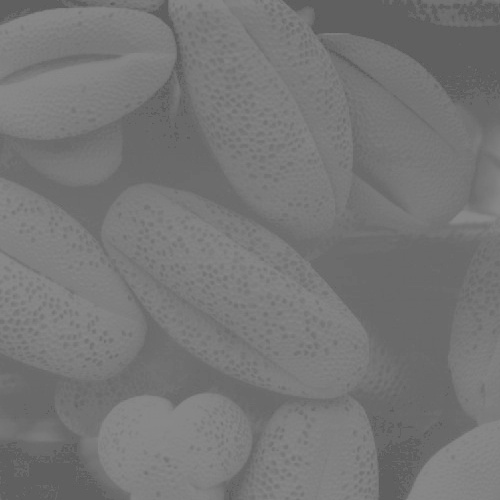
#> input picture gc4.jpg, 500 x 500 px
$ python sigmoid.py
#> lines starting #> are read from the running program, lines starting #| are printed output that depends on the picture
#> further down, image is the input picture: shape (500, 500); min 84, max 138, mean 117.8
import cv2
import numpy as np
import matplotlib.pyplot as plt

######################## 1.SORU ##############################
# Sigmoid fonksiyonu
def sigmoid(x):
    return 1 / (1 + np.exp(-x))

# Standart S-Curve metodu
def standard_s_curve(image):
    # Görüntüyü 0 ile 1 arasında normalize et
    normalized_image = image.astype(float) / 255.0
    # Sigmoid fonksiyonunu uygula
    transformed_image = sigmoid((normalized_image - 0.5) * 10)
#> in sigmoid, `return 1 / (1 + np.exp(-x))`:
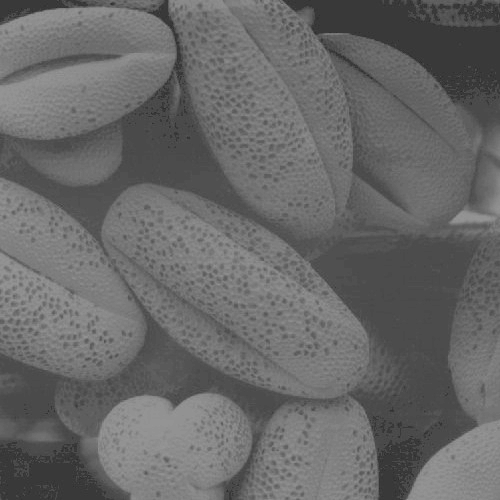
#> returned value: shape (500, 500) float64; min 0.154, max 0.602, mean 0.41
    # 0-255 arasında yeniden ölçekle
    transformed_image = (transformed_image * 255).astype(np.uint8)
    return transformed_image

# Yatay kaydırılmış S-Curve metodu
def shifted_s_curve(image, shift_amount):
#> called with shift_amount = 0.2
    normalized_image = image.astype(float) / 255.0
    transformed_image = sigmoid((normalized_image - 0.5 + shift_amount) * 10)
#> in sigmoid (call 2), `return 1 / (1 + np.exp(-x))`:
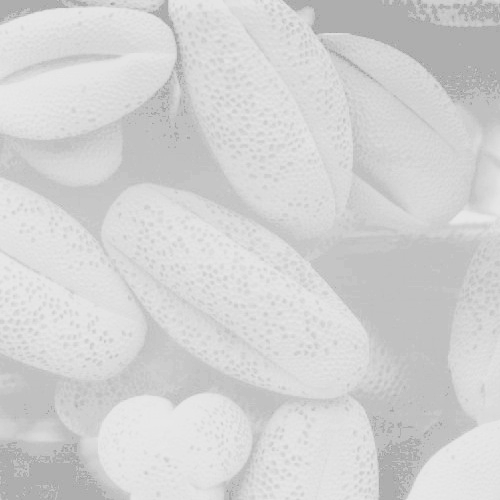
#> returned value: shape (500, 500) float64; min 0.573, max 0.918, mean 0.827
    transformed_image = (transformed_image * 255).astype(np.uint8)
    return transformed_image

# Eğimli S-Curve metodu
def sloped_s_curve(image, slope):
#> called with slope = 20
    normalized_image = image.astype(float) / 255.0
    transformed_image = sigmoid((normalized_image - 0.5) * slope)
#> in sigmoid (call 3), `return 1 / (1 + np.exp(-x))`:
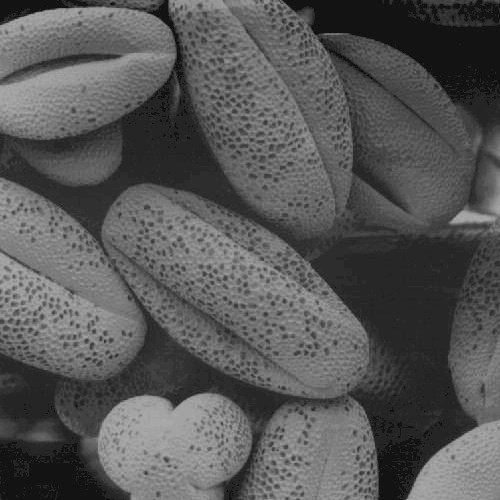
#> returned value: shape (500, 500) float64; min 0.0319, max 0.695, mean 0.343
    transformed_image = (transformed_image * 255).astype(np.uint8)
    return transformed_image

# Kendi fonksiyonum
def custom_s_curve(image):
    normalized_image = image.astype(float) / 255.0
    transformed_image = sigmoid((normalized_image - 0.5) * 20)
    transformed_image = (transformed_image * 255).astype(np.uint8)
    return transformed_image

# Görüntüyü yükle
image = cv2.imread("gc4.jpg", cv2.IMREAD_GRAYSCALE)

# Standart S-Curve uygula
standard_result = standard_s_curve(image)

# Yatay kaydırılmış S-Curve uygula
shifted_result = shifted_s_curve(image, 0.2)

# Eğimli S-Curve uygula
sloped_result = sloped_s_curve(image, 20)

# Kendi fonksiyonumu kullanarak S-Curve uygula
custom_result = custom_s_curve(image)

# Sonuçları görselleştir
plt.figure(figsize=(12, 8))

plt.subplot(2, 3, 1)
plt.imshow(image, cmap='gray')
plt.title('Orjinal Görüntü')

plt.subplot(2, 3, 2)
plt.imshow(standard_result, cmap='gray')
plt.title('Standart S-Curve')

plt.subplot(2, 3, 3)
plt.imshow(shifted_result, cmap='gray')
plt.title('Yatay Kaydırılmış S-Curve')

plt.subplot(2, 3, 4)
plt.imshow(sloped_result, cmap='gray')
plt.title('Eğimli S-Curve')

plt.subplot(2, 3, 5)
plt.imshow(custom_result, cmap='gray')
plt.title('Kendi Fonksiyonum')

plt.show()
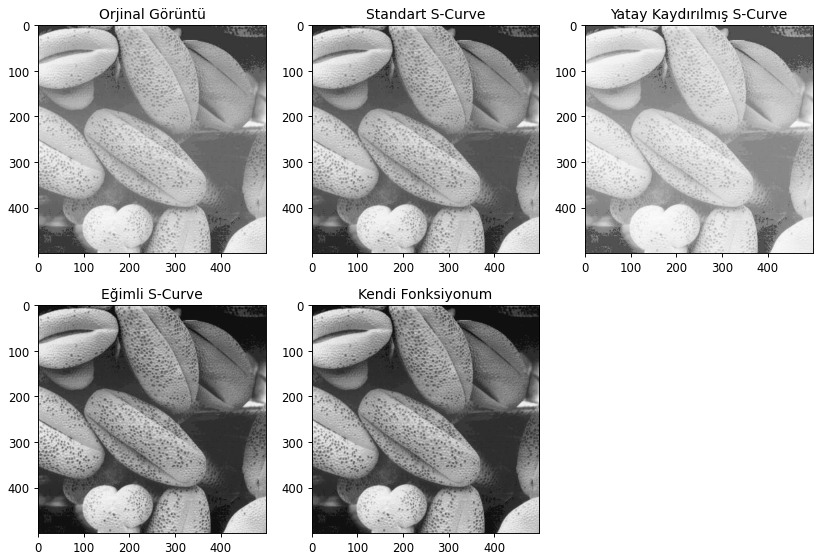
#> figure drawn by matplotlib, 5 panels
